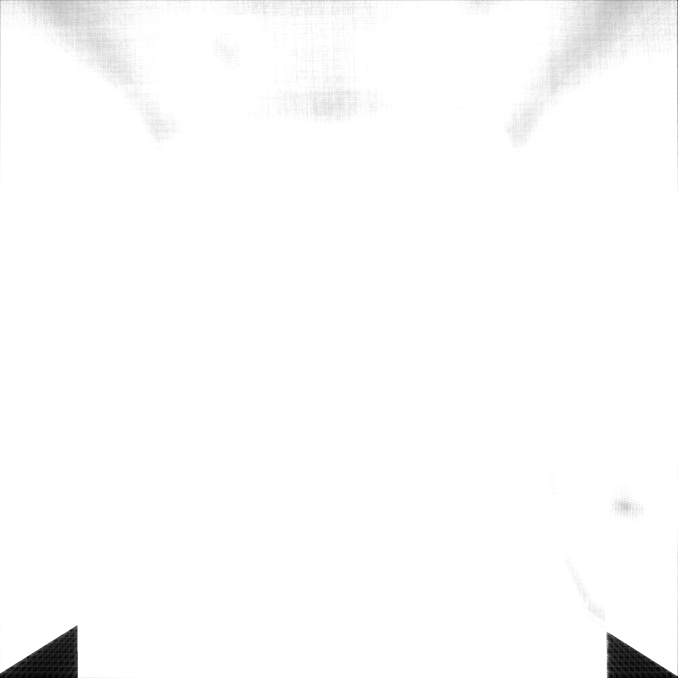
#> input picture testimgMagMean3.bmp, 2032 x 2032 px, found by its file name (shown at 1/3 size)
$ python Threshold.py
#> lines starting #> are read from the running program, lines starting #| are printed output that depends on the picture; after the words box and inside, x2 and y2 are one past the last pixel; in counts of white or black regions, pixels touching at a corner belong together
import cv2
import os
import numpy as np
import glob
import matplotlib.pyplot as plt

image = cv2.imread('testimgMagMean3.bmp')
#> image is the input picture: shape (2032, 2032, 3); min 0, max 255, mean 252
image = cv2.cvtColor(image, cv2.COLOR_BGR2GRAY)
#> image: shape (2032, 2032)
img = cv2.GaussianBlur(image,(3,3),0)
#imgThr = cv2.adaptiveThreshold(image, 255, cv2.ADAPTIVE_THRESH_GAUSSIAN_C , cv2.THRESH_BINARY, 5, 10)
retval, im_at_fixed = cv2.threshold(img, 50, 255, cv2.THRESH_BINARY)
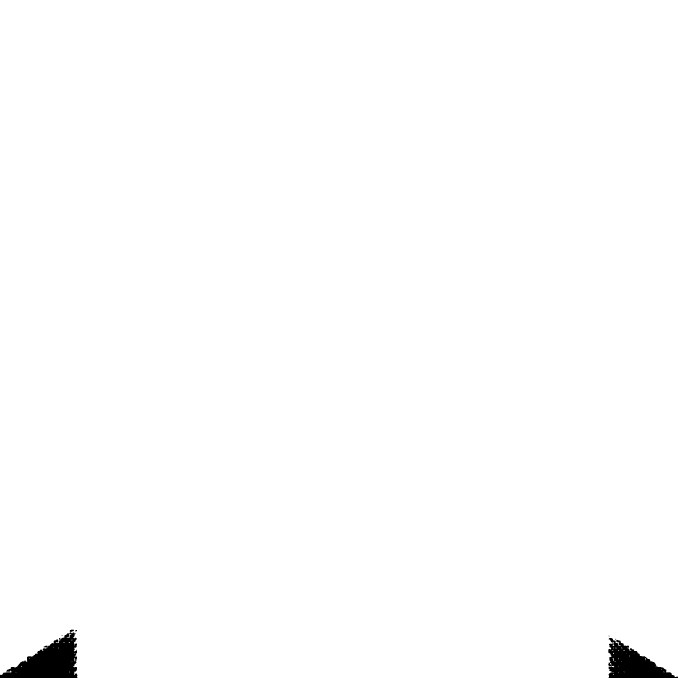
#> im_at_fixed: shape (2032, 2032) (shown at 1/3 size); 99.3% white; 8 black regions (5 under 20 px), largest, box (x1, y1, x2, y2) and area: (0, 1897, 232, 2032) 16858, (1825, 1914, 2032, 2032) 12365, (209, 1889, 222, 1896) 64
cv2.namedWindow('result',cv2.WINDOW_NORMAL)
cv2.resizeWindow('result', 500,500)
cv2.imshow('result', image)
cv2.waitKey(0)
cv2.destroyAllWindows()
cv2.imwrite('imgThr3.bmp',im_at_fixed)

$ run again, with testimgMagMean2.bmp copied over testimgMagMean3.bmp
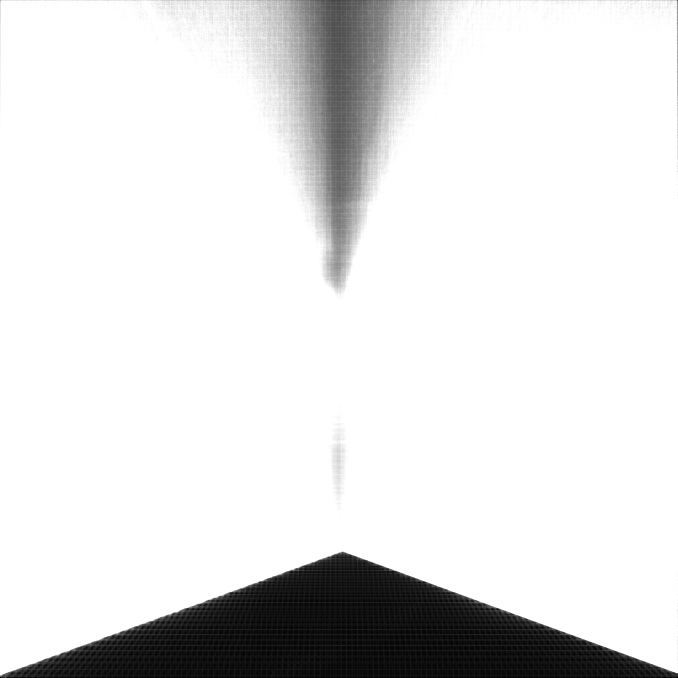
#> input picture testimgMagMean2.bmp, 2032 x 2032 px, found by its file name (shown at 1/3 size)
#> image is the input picture: shape (2032, 2032, 3); min 0, max 255, mean 226.3
#> image: shape (2032, 2032)
#> `retval, im_at_fixed = cv2.threshold(img, 50, 255, cv2.THRESH_BINARY)`:
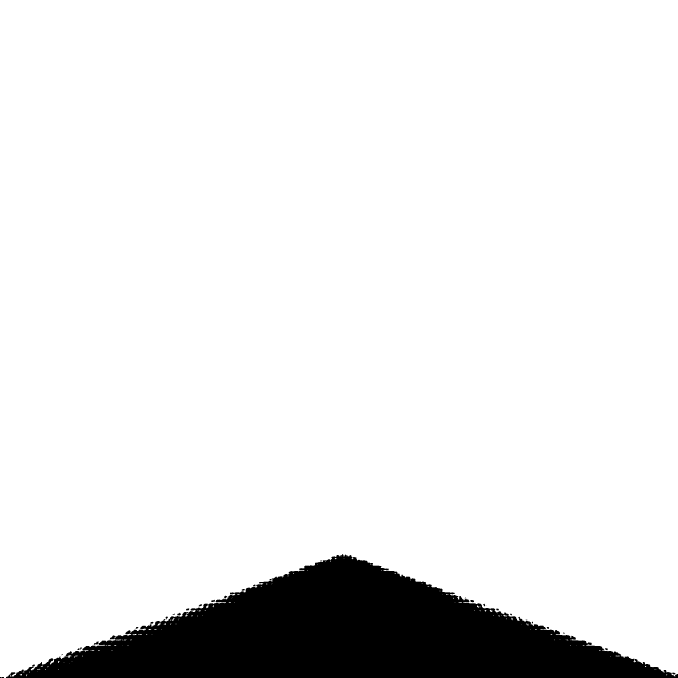
#> im_at_fixed: shape (2032, 2032) (shown at 1/3 size); 90.9% white; 34 black regions (13 under 20 px), largest, box (x1, y1, x2, y2) and area: (18, 1662, 2032, 2032) 373182, (281, 1925, 297, 1934) 79, (1410, 1800, 1422, 1807) 60
